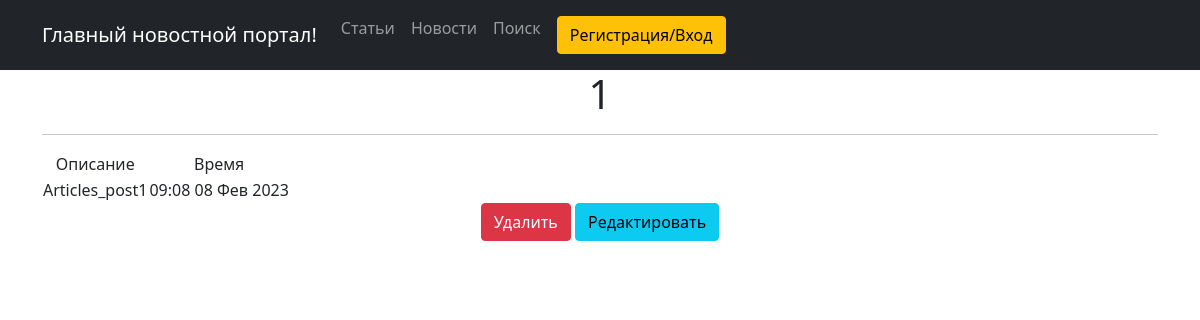
/articles/1, run on the app's committed database.
### simpleapp/models.py (models this page shows, shortened)
class Articles(models.Model):
    date = models.DateTimeField(default=datetime.now, verbose_name='Дата создания')
    name = models.CharField(max_length=50, unique=True, verbose_name='Заголовок')
    description = models.TextField(default="Ваша статья", verbose_name='Содержание')

### simpleapp/views.py (the view)
# urls.py: path('articles/<int:pk>', ArticlesDetail.as_view(), name='articles_detail'),
class ArticlesDetail(DetailView):  # Отдельная статья
    model = Articles
    template_name = 'concrete_Articles.html'
    context_object_name = 'articles'

### simpleapp/templatetags/custom_filters.py (called while the page is built)
@register.filter()
def censor(value):
    try:
        if "редиска" in value:
            value = value.replace('редиска', 'р******')
            return value
        else:
            return value
    except:
        raise TypeError("Функция принимает только строки")

### templates/concrete_Articles.html (shortened to what this page needs)
{% extends 'flatpages/default.html' %}
{% load custom_filters %}
{% block content %}
<h1>{{ articles.name }}</h1>
   <hr>
       <table>
           <tr>
               <td>Описание</td>
               <td>Время</td>
           </tr>
           <tr>
               <td>{{ articles.description|censor }}</td>
               <td>{{ articles.date|date:'h:s d M Y' }}</td>
           </tr>
       </table>
<a href="{% url 'articles_delete' articles.pk %}"class="btn btn-danger">Удалить</a>
    <a href="{% url 'articles_update' articles.pk %}"class="btn btn-info">Редактировать</a>
{% endblock content %}

### data on the page
Articles: name "1", description|censor "Articles_post1", date "09:08 08 Фев 2023"
